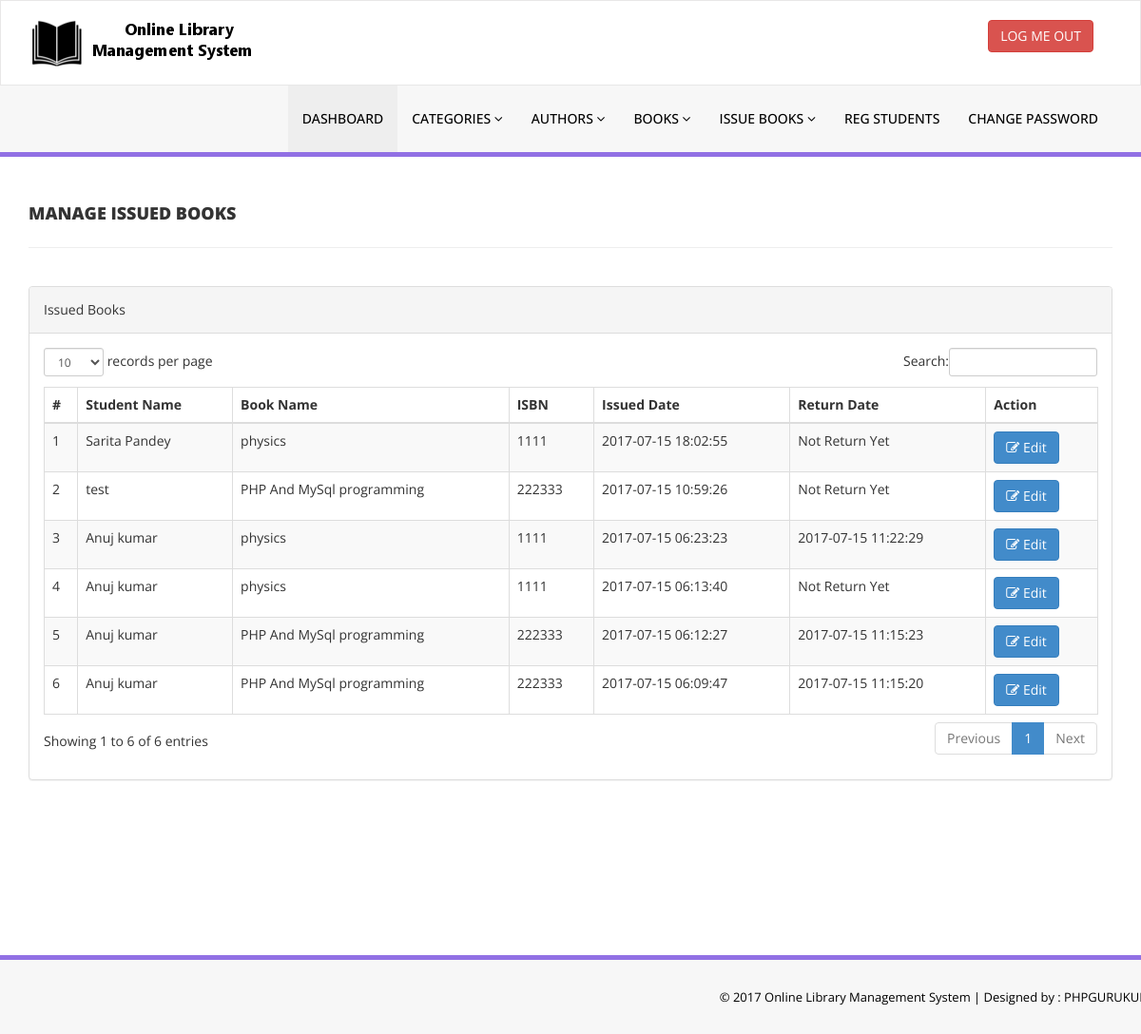
/library/admin/manage-issued-books.php (signed in), run on the app's committed database.
### tables this page shows
CREATE TABLE `tblissuedbookdetails` (
  `id` int(11) NOT NULL,
  `BookId` int(11) DEFAULT NULL,
  `StudentID` varchar(150) DEFAULT NULL,
  `IssuesDate` timestamp NULL DEFAULT CURRENT_TIMESTAMP,
  `ReturnDate` timestamp NULL DEFAULT NULL ON UPDATE CURRENT_TIMESTAMP,
  `RetrunStatus` int(1) DEFAULT NULL,
  `fine` int(11) DEFAULT NULL
);

CREATE TABLE `tblstudents` (
  `id` int(11) NOT NULL,
  `StudentId` varchar(100) DEFAULT NULL,
  `FullName` varchar(120) DEFAULT NULL,
  `EmailId` varchar(120) DEFAULT NULL,
  `MobileNumber` char(11) DEFAULT NULL,
  `Password` varchar(120) DEFAULT NULL,
  `Status` int(1) DEFAULT NULL,
  `RegDate` timestamp NULL DEFAULT CURRENT_TIMESTAMP,
  `UpdationDate` timestamp NULL DEFAULT NULL ON UPDATE CURRENT_TIMESTAMP
);

CREATE TABLE `tblbooks` (
  `id` int(11) NOT NULL,
  `BookName` varchar(255) DEFAULT NULL,
  `CatId` int(11) DEFAULT NULL,
  `AuthorId` int(11) DEFAULT NULL,
  `ISBNNumber` int(11) DEFAULT NULL,
  `BookPrice` int(11) DEFAULT NULL,
  `RegDate` timestamp NULL DEFAULT CURRENT_TIMESTAMP,
  `UpdationDate` timestamp NULL DEFAULT NULL ON UPDATE CURRENT_TIMESTAMP
);

### library/admin/manage-issued-books.php (the view, shortened to what this page needs)
<?php
include('includes/config.php');
if(strlen($_SESSION['alogin'])==0)
    {
header('location:index.php');
}
else{
    ?>
<!DOCTYPE html>
<html xmlns="http://www.w3.org/1999/xhtml">
<head>
    <link href="assets/css/bootstrap.css" rel="stylesheet" />
    <link href="assets/css/font-awesome.css" rel="stylesheet" />
    <link href="assets/js/dataTables/dataTables.bootstrap.css" rel="stylesheet" />
    <link href="assets/css/style.css" rel="stylesheet" />
</head>
<body>
<?php include('includes/header.php');?>
    <div class="content-wrapper">
         <div class="container">
        <div class="row pad-botm">
            <div class="col-md-12">
                <h4 class="header-line">Manage Issued Books</h4>
    </div>
     <div class="row">
</div>
        </div>
            <div class="row">
                <div class="col-md-12">
                    <div class="panel panel-default">
                        <div class="panel-heading">
                          Issued Books
                        </div>
                        <div class="panel-body">
                            <div class="table-responsive">
                                <table class="table table-striped table-bordered table-hover" id="dataTables-example">
                                    <thead>
                                        <tr>
                                            <th>#</th>
                                            <th>Student Name</th>
                                            <th>Book Name</th>
                                            <th>ISBN </th>
                                            <th>Issued Date</th>
                                            <th>Return Date</th>
                                            <th>Action</th>
                                        </tr>
                                    </thead>
                                    <tbody>
<?php $sql = "SELECT tblstudents.FullName,tblbooks.BookName,tblbooks.ISBNNumber,tblissuedbookdetails.IssuesDate,tblissuedbookdetails.ReturnDate,tblissuedbookdetails.id as rid from  tblissuedbookdetails join tblstudents on tblstudents.StudentId=tblissuedbookdetails.StudentId join tblbooks on tblbooks.id=tblissuedbookdetails.BookId order by tblissuedbookdetails.id desc";
$query = $dbh -> prepare($sql);
$query->execute();
$results=$query->fetchAll(PDO::FETCH_OBJ);
$cnt=1;
if($query->rowCount() > 0)
{
foreach($results as $result)
{               ?>
                                        <tr class="odd gradeX">
                                            <td class="center"><?php echo htmlentities($cnt);?></td>
                                            <td class="center"><?php echo htmlentities($result->FullName);?></td>
                                            <td class="center"><?php echo htmlentities($result->BookName);?></td>
                                            <td class="center"><?php echo htmlentities($result->ISBNNumber);?></td>
                                            <td class="center"><?php echo htmlentities($result->IssuesDate);?></td>
                                            <td class="center"><?php if($result->ReturnDate=="")
                                            {
                                                echo htmlentities("Not Return Yet");
                                            } else {
                                            echo htmlentities($result->ReturnDate);
}
                                            ?></td>
                                            <td class="center">
                                            <a href="update-issue-bookdeails.php?rid=<?php echo htmlentities($result->rid);?>"><button class="btn btn-primary"><i class="fa fa-edit "></i> Edit</button>
                                            </td>
                                        </tr>
 <?php $cnt=$cnt+1;}} ?>
                                    </tbody>
                                </table>
                            </div>
                        </div>
                    </div>
                </div>
            </div>
    </div>
    </div>
  <?php include('includes/footer.php');?>
</body>
</html>
<?php } ?>

### library/admin/includes/header.php (shortened to what this page needs)
<div class="navbar navbar-inverse set-radius-zero" >
        <div class="container">
            <div class="navbar-header">
                <a class="navbar-brand">
                    <img src="assets/img/logo.png" />
                </a>
            </div>
            <div class="right-div">
                <a href="logout.php" class="btn btn-danger pull-right">LOG ME OUT</a>
            </div>
        </div>
    </div>
    <section class="menu-section">
        <div class="container">
            <div class="row ">
                <div class="col-md-12">
                    <div class="navbar-collapse collapse ">
                        <ul id="menu-top" class="nav navbar-nav navbar-right">
                            <li><a href="dashboard.php" class="menu-top-active">DASHBOARD</a></li>
                            <li>
                                <a href="#" class="dropdown-toggle" id="ddlmenuItem" data-toggle="dropdown"> Categories <i class="fa fa-angle-down"></i></a>
                            </li>
                            <li>
                                <a href="#" class="dropdown-toggle" id="ddlmenuItem" data-toggle="dropdown"> Authors <i class="fa fa-angle-down"></i></a>
                            </li>
 <li>
                                <a href="#" class="dropdown-toggle" id="ddlmenuItem" data-toggle="dropdown"> Books <i class="fa fa-angle-down"></i></a>
                            </li>
                           <li>
                                <a href="#" class="dropdown-toggle" id="ddlmenuItem" data-toggle="dropdown"> Issue Books <i class="fa fa-angle-down"></i></a>
                            </li>
                             <li><a href="reg-students.php">Reg Students</a></li>
  <li><a href="change-password.php">Change Password</a></li>
                        </ul>
                    </div>
                </div>
            </div>
        </div>
    </section>

### library/admin/includes/footer.php
<section class="footer-section">
     <div class="container">
         <div class="row">
             <div class="col-md-12">
                &copy; 2017 Online Library Management System |<a href="https://phpgurukul.com/" target="_blank"  > Designed by : PHPGURUKUL</a>
             </div>
         </div>
     </div>
 </section>

### library/admin/assets/css/style.css (style rules this page uses)
.set-radius-zero { border-radius:0px; -moz-border-radius:0px; -webkit-border-radius:0px; }
.content-wrapper { margin-top: 40px; min-height:800px; padding-bottom:90px; }
.header-line { font-weight:900; padding-bottom:25px; border-bottom:1px solid #eeeeee; text-transform:uppercase; }
.pad-botm { padding-bottom:30px; }
.right-div { float: right; padding: 20px; }
#menu-top a { color:#000; text-decoration:none; font-weight:500; padding: 25px 15px 25px 15px; text-transform:uppercase; }
.menu-section { background-color: #f7f7f7; border-bottom:5px solid #9170E4; width:100% }
.menu-top-active { background-color:#eeeeee; }
.navbar-inverse { background-color: #FFF; border-color: rgba(155, 153, 153, 0.23); }
.navbar { min-height: 90px; margin-bottom: 0px; }
.footer-section { padding:25px 50px 25px 50px; color:#000; font-size:13px; background-color: #f7f7f7; text-align:right; border-top:5px solid #9170E4; }
.footer-section a, .footer-section a:hover { color:#000; }

### data on the page
tblissuedbookdetails: tblstudents.FullName "Sarita Pandey", BookId.BookName "physics", BookId.ISBNNumber "1111", IssuesDate "2017-07-15 18:02:55"
tblissuedbookdetails: tblstudents.FullName "test", BookId.BookName "PHP And MySql programming", BookId.ISBNNumber "222333", IssuesDate "2017-07-15 10:59:26"
tblissuedbookdetails: tblstudents.FullName "Anuj kumar", BookId.BookName "physics", BookId.ISBNNumber "1111", IssuesDate "2017-07-15 06:23:23", ReturnDate "2017-07-15 11:22:29"
tblissuedbookdetails: tblstudents.FullName "Anuj kumar", BookId.BookName "physics", BookId.ISBNNumber "1111", IssuesDate "2017-07-15 06:13:40"
tblissuedbookdetails: tblstudents.FullName "Anuj kumar", BookId.BookName "PHP And MySql programming", BookId.ISBNNumber "222333", IssuesDate "2017-07-15 06:12:27", ReturnDate "2017-07-15 11:15:23"
tblissuedbookdetails: tblstudents.FullName "Anuj kumar", BookId.BookName "PHP And MySql programming", BookId.ISBNNumber "222333", IssuesDate "2017-07-15 06:09:47", ReturnDate "2017-07-15 11:15:20"
